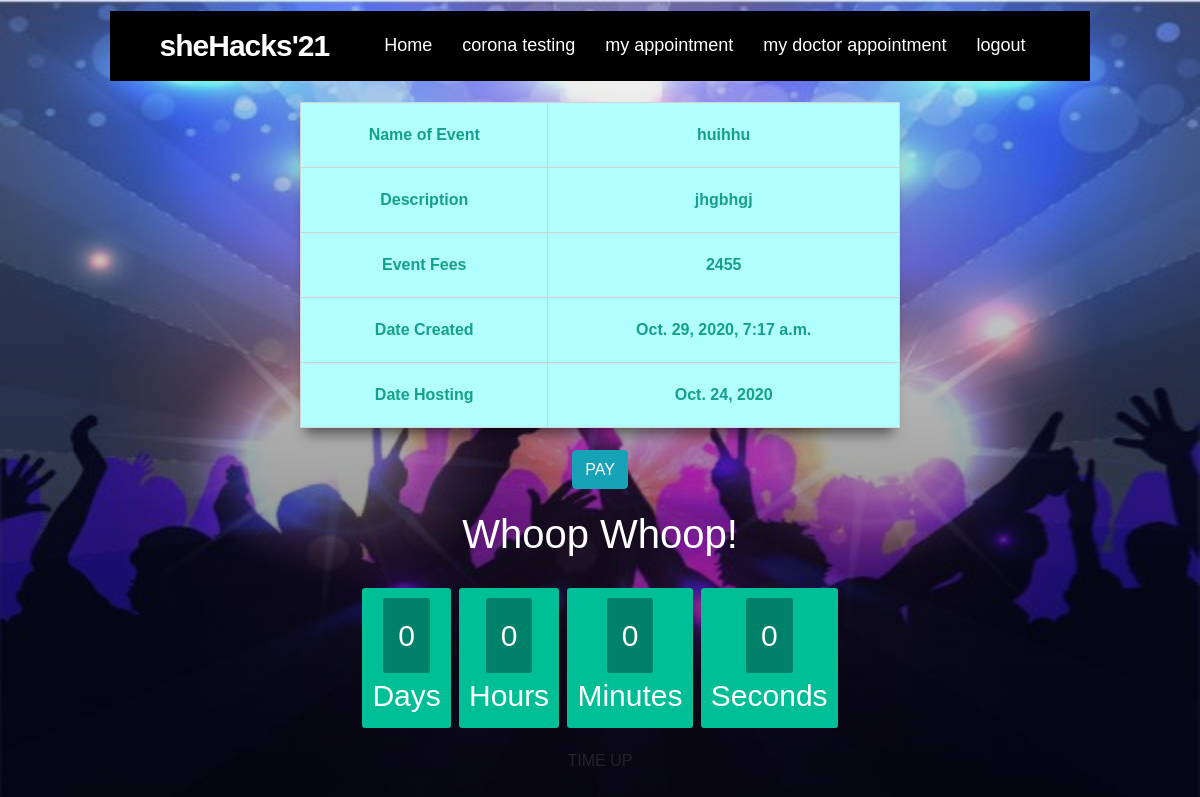
The app's page /user/myeventDetailed/3 (signed in) with its own data.
### user/models.py (models this page shows, shortened)
class Events(models.Model):
    hoster=models.ForeignKey(Profile,on_delete=models.CASCADE)
    name = models.CharField(max_length=100)
    description=models.CharField(max_length=100)
    fees = models.IntegerField()
    college = models.CharField(max_length=255)
    dateCreated= models.DateTimeField(auto_now_add=True)
    dateHost = models.DateField()

### user/views.py (the view)
# urls.py: path('myeventDetailed/<int:id>',views.myeventDetailed,name="myeventDetailed"),
def myeventDetailed(request,id):
    profile = Profile.objects.get(student_id=request.user.id)
    event = Events.objects.get(pk=id)
    context = {'event': event,'item' : profile}
    return render(request,'user/MyeventDetailed.html',context)

### user/templates/user/MyeventDetailed.html (shortened to what this page needs)
{% extends 'user/base.html' %}
{% load static %}
{% block body %}
<table>
	 <thead>
                        <tr>
                                <th scope="col">Name of Event</th>
                                <th scope="col">{{event.name}}</th>
                        </tr>
                </thead>
                <thead>
                        <tr>
                                <th scope="col">Description</th>
                                <th scope="col" class="{% cycle 'row1' 'row2' %}">
                                        {{event.description}}</th>
                        </tr>
                </thead>
                <thead>
                        <tr>
                                <th scope="col">Event Fees</th>
                                <th scope="col">{{event.fees}}</th>
                        </tr>
                </thead>
                <thead>
                        <tr>
                                <th scope="col">Date Created</th>
                                <th scope="col">{{event.dateCreated}}</th>
                        </tr>
                </thead>
                <thead>
                        <tr>
                                <th scope="col">Date Hosting</th>
                                <th scope="col">{{event.dateHost}}</th>
                        </tr>
                </thead>
        </table>
        <button type="button" class="btn btn-info mx-2" data-toggle="modal"
                                                data-target="#exampleModal">
                                                <a href="{% url 'payement' %}"><font color="#ffffff">
                                                PAY</font></a>
                                        </button>
                                        <h1><font color="white">Whoop Whoop!</font></h1>
<div id="clockdiv">
  <div>
    <span class="days" id="day"></span>
    <div class="smalltext">Days</div>
  </div>
  <div>
    <span class="hours" id="hour"></span>
    <div class="smalltext">Hours</div>
  </div>
  <div>
    <span class="minutes" id="minute"></span>
    <div class="smalltext">Minutes</div>
  </div>
  <div>
    <span class="seconds" id="second"></span>
    <div class="smalltext">Seconds</div>
  </div>
</div>
<p id="demo"></p>
{% endblock body %}

### static/css/base.css (style rules this page uses)
* { margin: 0; padding: 0; outline: none; box-sizing: border-box; font-family: 'Montserrat', sans-serif; }

### records on screen
Events: name "huihhu", description "jhgbhgj", fees "2455", dateCreated "Oct. 29, 2020, 7:17 a.m.", dateHost "Oct. 24, 2020"
